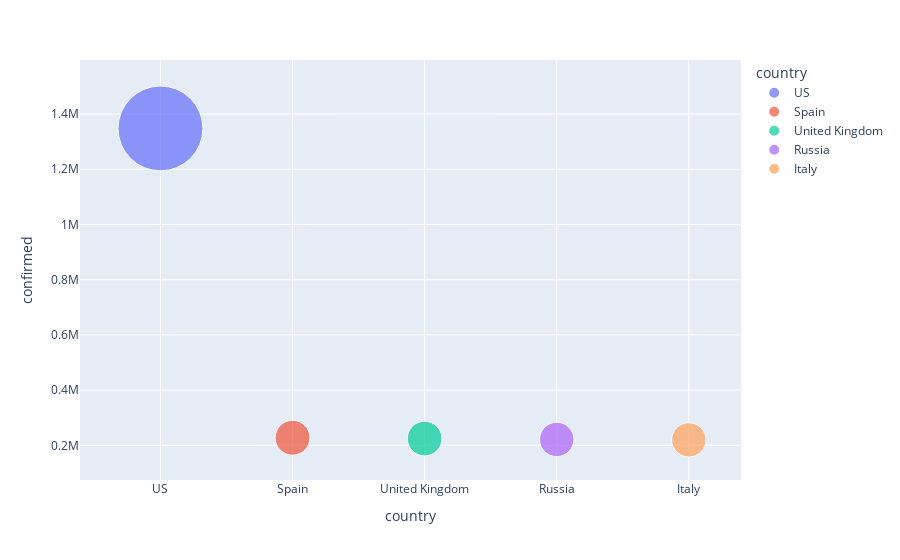

Here is the notebook cell this chart was saved with:
### Code cell
# Data preparation
# x and y given as array_like objects
import plotly.express as px
fig = px.scatter(sorted_country_df.head(10), x='country', y='confirmed', size='confirmed', 
                  color='country', hover_name='country', size_max=60)
# fig.update_layout()
fig.show()

### Figure 1 — Plotly figure (JSON) as saved in the notebook; plotly's stock layout.template omitted (floating-point values rounded to 4 significant figures)
{"data": [{"hovertemplate": "<b>%{hovertext}</b><br><br>country=%{x}<br>confirmed=%{marker.size}<extra></extra>", "hovertext": ["US"], "legendgroup": "US", "marker": {"color": "#636efa", "size": [1347936], "sizemode": "area", "sizeref": 374.4, "symbol": "circle"}, "mode": "markers", "name": "US", "showlegend": true, "type": "scatter", "x": ["US"], "xaxis": "x", "y": [1347936], "yaxis": "y"}, {"hovertemplate": "<b>%{hovertext}</b><br><br>country=%{x}<br>confirmed=%{marker.size}<extra></extra>", "hovertext": ["Spain"], "legendgroup": "Spain", "marker": {"color": "#EF553B", "size": [227436], "sizemode": "area", "sizeref": 374.4, "symbol": "circle"}, "mode": "markers", "name": "Spain", "showlegend": true, "type": "scatter", "x": ["Spain"], "xaxis": "x", "y": [227436], "yaxis": "y"}, {"hovertemplate": "<b>%{hovertext}</b><br><br>country=%{x}<br>confirmed=%{marker.size}<extra></extra>", "hovertext": ["United Kingdom"], "legendgroup": "United Kingdom", "marker": {"color": "#00cc96", "size": [224332], "sizemode": "area", "sizeref": 374.4, "symbol": "circle"}, "mode": "markers", "name": "United Kingdom", "showlegend": true, "type": "scatter", "x": ["United Kingdom"], "xaxis": "x", "y": [224332], "yaxis": "y"}, {"hovertemplate": "<b>%{hovertext}</b><br><br>country=%{x}<br>confirmed=%{marker.size}<extra></extra>", "hovertext": ["Russia"], "legendgroup": "Russia", "marker": {"color": "#ab63fa", "size": [221344], "sizemode": "area", "sizeref": 374.4, "symbol": "circle"}, "mode": "markers", "name": "Russia", "showlegend": true, "type": "scatter", "x": ["Russia"], "xaxis": "x", "y": [221344], "yaxis": "y"}, {"hovertemplate": "<b>%{hovertext}</b><br><br>country=%{x}<br>confirmed=%{marker.size}<extra></extra>", "hovertext": ["Italy"], "legendgroup": "Italy", "marker": {"color": "#FFA15A", "size": [219814], "sizemode": "area", "sizeref": 374.4, "symbol": "circle"}, "mode": "markers", "name": "Italy", "showlegend": true, "type": "scatter", "x": ["Italy"], "xaxis": "x", "y": [219814], "yaxis": "y"}], "layout": {"legend": {"itemsizing": "constant", "title": {"text": "country"}, "tracegroupgap": 0}, "margin": {"t": 60}, "xaxis": {"anchor": "y", "categoryarray": ["US", "Spain", "United Kingdom", "Russia", "Italy"], "categoryorder": "array", "domain": [0, 1], "title": {"text": "country"}}, "yaxis": {"anchor": "x", "domain": [0, 1], "title": {"text": "confirmed"}}}}
